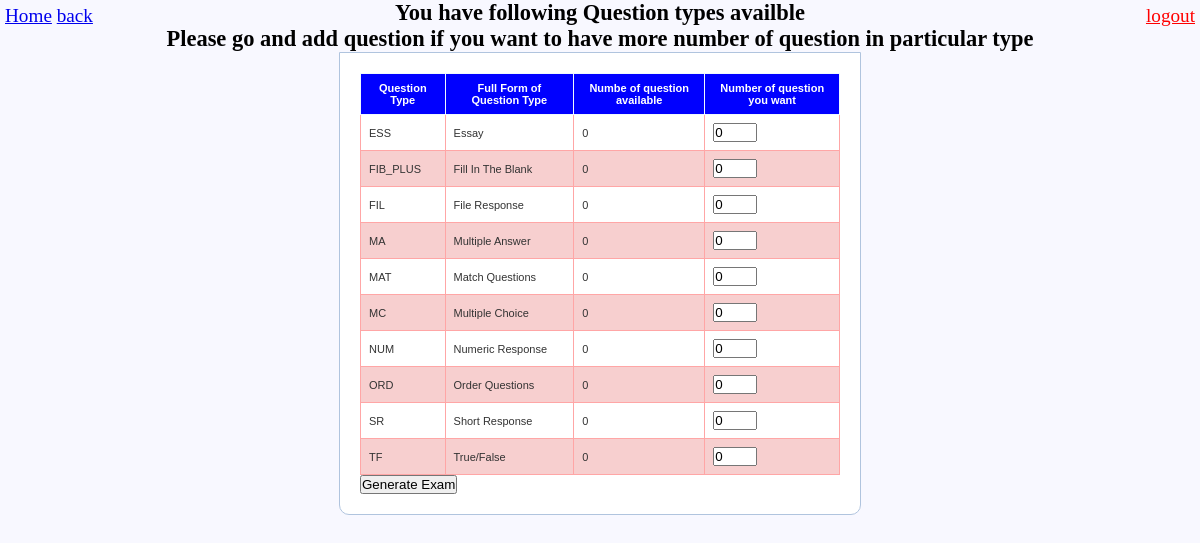
The app's page /professor/ExamQuestionOptions.php (signed in) with its own data.
### tables this page shows
CREATE TABLE IF NOT EXISTS `question_type` (
  `q_type` varchar(10) NOT NULL,
  `full_form` varchar(30) DEFAULT NULL,
  `description` varchar(20) DEFAULT NULL,
  PRIMARY KEY (`q_type`)
);

### functions.php (called while the page is built, shortened)
<?php
$db = mysqli_connect('localhost', 'root', '', 'project');
$adminHome="http://localhost/Myproject/admin/adminHome.php";
function e($val){
    global $db;
    return mysqli_real_escape_string($db, trim($val));
}

### functions_Prof.php (called while the page is built, shortened)
<?php
$db = mysqli_connect('localhost', 'root', '', 'project');
function fetchQuestionTypes()
{
    global $db;
    $query = "select q_type,full_form FROM question_type";
    $results = mysqli_query($db, $query);
    return $results;
}
function getCountOfQuestionType($my_key,$t){
    global $db;
    $query = "select count(question_text) as total FROM question where question_for='$my_key' and question_type='$t'";
    $results = mysqli_query($db, $query);
   $data= mysqli_fetch_assoc($results);
    return $data['total'];
}

### professor/ExamQuestionOptions.php (the view, shortened to what this page needs)
<?php
require_once("../config.php");
$temp = $_SESSION['user']['user_type'];
if ($temp == 'admin')
    $myHome = $adminHome;
else
    $myHome = $profHome;
$backURL=$_SERVER['HTTP_REFERER'];
$thisCollege = $_POST['College'];
$thisDepartment = $_POST['Department'];
$thisCourse= $_POST['Course'];
$allTypes=fetchQuestionTypes();
$thisUserName=  e($_SESSION['user']['username']);
$my_key=$thisUserName.'-'.$thisCollege.'-'.$thisDepartment.'-'.$thisCourse;
?>
<html>
<head>
    <link rel="stylesheet" type="text/css" href="../css/style.css">
</head>
<body>
<h3 style="text-align:center;">You have following Question types availble</h3>
<div class="topright">
    <a href="../index.php?logout='1'" style="color: red;">logout</a></div>
<div class="topleft">
    <a href="<?php echo $myHome?>">Home</a>
    <a href="<?php echo $backURL?>">back</a>
</div>
<h3 style="text-align:center;">Please go  and add question if you want to have more number of question in particular type</h3>
<form name="examOptions" action="ExamCreateFiles.php" method="post">
<table class="table-style-three"  style="margin: auto">
    <thead>
    <th>Question Type</th>
    <th>Full Form of Question Type</th>
    <th>Numbe of question available</th>
    <th>Number of question you want</th>
    <tbody>
    <?php
    foreach ($allTypes as $displayRecords) { ?>
    <tr>
        <?php $t=$displayRecords['q_type'];?>
        <td><?php  print $t?></td>
        <td><?php  print $displayRecords['full_form'];?></td>
        <td>
            <?php $count=getCountOfQuestionType($my_key,$t);
           print $count ?>
        </td>
        <td>
            <input  name= "<?php print $t?>" type="number" value="0" min="0" max=<?php  print $count ?>></td>
    </tr>
    <?php }
    ?>
    </tbody>
</table>
    <input type="submit" value="Generate Exam" onclick="storeExam()">
</form>
</body>
</html>

### css/style.css (style rules this page uses)
* { margin: 0px; padding: 0px; }
body { font-size: 120%; background: #F8F8FF; }
form, .content { width: 40%; margin: 0px auto; padding: 20px; border: 1px solid #B0C4DE; background: white; border-radius: 0px 0px 10px 10px; }
table.table-style-three { font-family: verdana, arial, sans-serif; font-size: 11px; color: #333333; border-width: 1px; border-color: #3A3A3A; border-collapse: collapse; }
table.table-style-three th { border-width: 1px; padding: 8px; border-style: solid; border-color: aliceblue; background-color: blue; color: #ffffff; }
table.table-style-three tr:nth-child(even) td { background-color: #F7CFCF; }
table.table-style-three td { border-width: 1px; padding: 8px; border-style: solid; border-color: #FFA6A6; background-color: #ffffff; }
.topright { position: absolute; top: 5px; right: 5px; text-align: right; }
.topleft { position: absolute; top: 5px; left: 5px; text-align: left; }

### records on screen
question_type: q_type "ESS", full_form "Essay", count "0", ESS "0"
question_type: q_type "FIB_PLUS", full_form "Fill In The Blank", count "0", FIB_PLUS "0"
question_type: q_type "FIL", full_form "File Response", count "0", FIL "0"
question_type: q_type "MA", full_form "Multiple Answer", count "0", MA "0"
question_type: q_type "MAT", full_form "Match Questions", count "0", MAT "0"
question_type: q_type "MC", full_form "Multiple Choice", count "0", MC "0"
question_type: q_type "NUM", full_form "Numeric Response", count "0", NUM "0"
question_type: q_type "ORD", full_form "Order Questions", count "0", ORD "0"
question_type: q_type "SR", full_form "Short Response", count "0", SR "0"
question_type: q_type "TF", full_form "True/False", count "0", TF "0"
